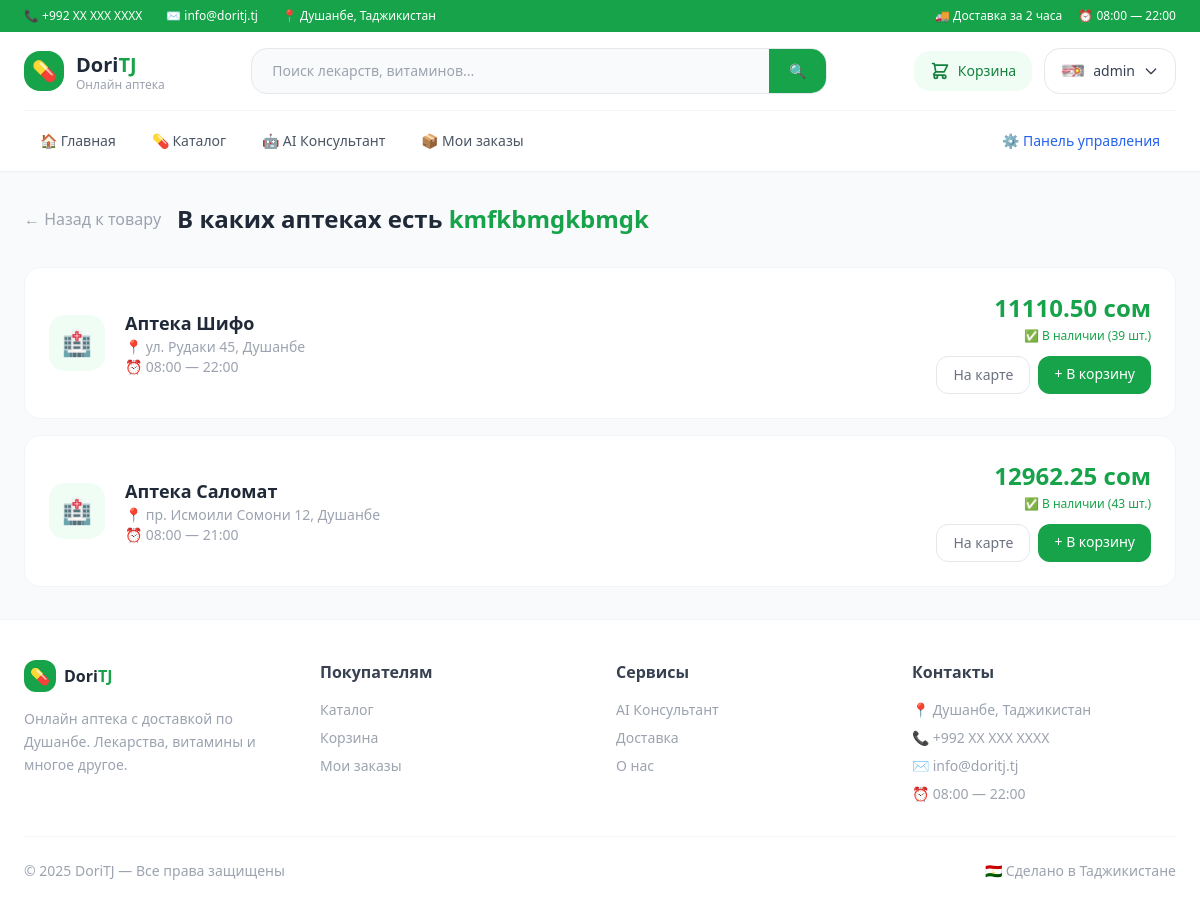
Screenshot of /pharmacies/product/5/ (signed in) with the database file from the repository.
### accounts/models.py (models this page shows, shortened)
class User(AbstractUser):
    phone = models.CharField(max_length=20, blank=True)
    address = models.TextField(blank=True)
    birth_date = models.DateField(null=True, blank=True)
    avatar = models.ImageField(upload_to='avatars/', blank=True)
    age = models.PositiveIntegerField(null=True, blank=True)
    is_courier = models.BooleanField(default=False)
    is_manager = models.BooleanField(default=False)

### products/models.py (models this page shows, shortened)
class Product(models.Model):
    category = models.ForeignKey(Category, on_delete=models.CASCADE)
    manufacturer = models.ForeignKey(Manufacturer, on_delete=models.SET_NULL, null=True)
    name = models.CharField(max_length=200)
    description = models.TextField(blank=True)
    price = models.DecimalField(max_digits=10, decimal_places=2)
    stock = models.PositiveIntegerField(default=0)
    image = models.ImageField(upload_to='products/', blank=True, null=True)
    is_prescription = models.BooleanField(default=False)
    active_substance = models.CharField(max_length=200, blank=True)
    created_at = models.DateTimeField(auto_now_add=True)
    is_deleted = models.BooleanField(default=False)

### pharmacies/models.py (models this page shows, shortened)
class PharmacyProduct(models.Model):
    pharmacy = models.ForeignKey(Pharmacy, on_delete=models.CASCADE)
    product = models.ForeignKey(Product, on_delete=models.CASCADE)
    price = models.DecimalField(max_digits=10, decimal_places=2)
    stock = models.PositiveIntegerField(default=0)

class Pharmacy(models.Model):
    name = models.CharField(max_length=200)
    address = models.TextField()
    phone = models.CharField(max_length=20)
    latitude = models.FloatField()
    longitude = models.FloatField()
    working_hours = models.CharField(max_length=100)
    is_active = models.BooleanField(default=True)
    manager = models.ForeignKey(
        settings.AUTH_USER_MODEL,
        on_delete=models.SET_NULL,
        null=True,
        blank=True,
        related_name='managed_pharmacies'
    )

### pharmacies/views.py (the view)
# urls.py: path('product/<int:pk>/', views.ProductPharmaciesView.as_view(), name='product_pharmacies'),
class ProductPharmaciesView(generic.DetailView):
    model = Product
    template_name = 'product_pharmacies.html'
    context_object_name = 'product'
    def get_context_data(self, **kwargs):
        context = super().get_context_data(**kwargs)
        context['pharmacies'] = PharmacyProduct.objects.filter(
            product=self.object,
            pharmacy__is_active=True
        ).select_related('pharmacy').order_by('price')
        return context

### accounts/backend.py (called while the page is built)
    def get_user(self, user_id):
        try:
            return User.objects.get(pk=user_id)
        except User.DoesNotExist:
            return None

### templates/product_pharmacies.html (shortened to what this page needs)
{% extends 'base.html' %}
{% block content %}
<div class="flex items-center gap-4 mb-8">
    <a href="{% url 'product_detail' product.pk %}"
       class="text-gray-400 hover:text-gray-600 transition">← Назад к товару</a>
    <h1 class="text-2xl font-bold text-gray-800">
        В каких аптеках есть <span class="text-green-600">{{ product.name }}</span>
    </h1>
</div>
{% if pharmacies %}
<div class="space-y-4">
    {% for item in pharmacies %}
    <div class="bg-white rounded-2xl border border-gray-100 p-6 hover:shadow-md transition flex items-center justify-between">
        <div class="flex items-center gap-5">
            <div class="w-14 h-14 bg-green-50 rounded-2xl flex items-center justify-center text-2xl">
                🏥
            </div>
            <div>
                <h3 class="font-bold text-gray-800 text-lg">{{ item.pharmacy.name }}</h3>
                <p class="text-gray-400 text-sm">📍 {{ item.pharmacy.address }}</p>
                <p class="text-gray-400 text-sm">⏰ {{ item.pharmacy.working_hours }}</p>
            </div>
        </div>
        <div class="text-right">
            <p class="text-2xl font-extrabold text-green-600 mb-1">{{ item.price }} сом</p>
            <p class="text-xs {% if item.stock > 0 %}text-green-600{% else %}text-red-500{% endif %} mb-3">
                {% if item.stock > 0 %}✅ В наличии ({{ item.stock }} шт.){% else %}❌ Нет в наличии{% endif %}
            </p>
            <div class="flex gap-2">
                <a href="{% url 'pharmacy_detail' item.pharmacy.pk %}"
                   class="text-sm border border-gray-200 text-gray-500 px-4 py-2 rounded-xl hover:border-green-400 hover:text-green-600 transition">
                    На карте
                </a>
                {% if user.is_authenticated and item.stock > 0 %}
                <a href="{% url 'add_to_cart' product.pk %}"
                   class="text-sm bg-green-600 text-white px-4 py-2 rounded-xl hover:bg-green-700 transition">
                    + В корзину
                </a>
                {% endif %}
            </div>
        </div>
    </div>
    {% endfor %}
</div>
{% endif %}
{% endblock %}

### templates/base.html (shortened to what this page needs)
<!DOCTYPE html>
<html lang="ru">
<head>
    <script src="https://cdn.tailwindcss.com"></script>
</head>
<body class="bg-gray-50 text-gray-800 min-h-screen flex flex-col">
<div class="bg-green-600 text-white text-xs py-2 px-6">
    <div class="max-w-7xl mx-auto flex items-center justify-between">
        <div class="flex items-center gap-6">
            <span>📞 +992 XX XXX XXXX</span>
            <span>✉️ info@doritj.tj</span>
            <span>📍 Душанбе, Таджикистан</span>
        </div>
        <div class="flex items-center gap-4">
            <span>🚚 Доставка за 2 часа</span>
            <span>⏰ 08:00 — 22:00</span>
        </div>
    </div>
</div>
<header class="bg-white shadow-sm sticky top-0 z-50">
    <div class="max-w-7xl mx-auto px-6">
        <div class="flex items-center justify-between py-4 border-b border-gray-100">
            <a href="{% url 'home' %}" class="flex items-center gap-3">
                <div class="w-10 h-10 bg-green-600 rounded-2xl flex items-center justify-center text-white text-xl">
                    💊
                </div>
                <div>
                    <span class="text-xl font-extrabold text-gray-800">Dori</span><span class="text-xl font-extrabold text-green-600">TJ</span>
                    <p class="text-xs text-gray-400 leading-none">Онлайн аптека</p>
                </div>
            </a>
            <form method="GET" action="{% url 'catalog' %}"
                  class="hidden md:flex flex-1 max-w-xl mx-8">
                <div class="flex w-full bg-gray-50 border border-gray-200 rounded-2xl overflow-hidden focus-within:border-green-400 focus-within:bg-white transition">
                    <input type="text" name="search"
                           placeholder="Поиск лекарств, витаминов..."
                           class="flex-1 bg-transparent px-5 py-3 text-sm focus:outline-none">
                    <button type="submit"
                            class="bg-green-600 text-white px-5 py-3 hover:bg-green-700 transition text-sm font-medium">
                        🔍
                    </button>
                </div>
            </form>
            <div class="flex items-center gap-3">
                {% if user.is_authenticated %}
                <a href="{% url 'cart' %}"
                   class="relative flex items-center gap-2 bg-green-50 text-green-700 px-4 py-2.5 rounded-2xl hover:bg-green-100 transition">
                    <svg class="w-5 h-5" fill="none" stroke="currentColor" viewBox="0 0 24 24">
                        <path stroke-linecap="round" stroke-linejoin="round" stroke-width="2"
                            d="M3 3h2l.4 2M7 13h10l4-8H5.4M7 13L5.4 5M7 13l-2.293 2.293c-.63.63-.184 1.707.707 1.707H17m0 0a2 2 0 100 4 2 2 0 000-4zm-8 2a2 2 0 11-4 0 2 2 0 014 0z"/>
                    </svg>
                    <span class="text-sm font-medium">Корзина</span>
                </a>
                <div class="relative group">
                    <button class="flex items-center gap-2 border border-gray-200 px-4 py-2.5 rounded-2xl text-sm font-medium text-gray-700 hover:border-green-400 hover:text-green-600 transition">
                        {% if user.avatar %}
                            <img src="{{ user.avatar.url }}" class="w-6 h-6 rounded-full object-cover">
                        {% else %}
                            <div class="w-6 h-6 rounded-full bg-green-100 flex items-center justify-center text-green-600 text-xs font-bold">
                                {{ user.username|first|upper }}
                            </div>
                        {% endif %}
                        {{ user.username }}
                        <svg class="w-4 h-4" fill="none" stroke="currentColor" viewBox="0 0 24 24">
                            <path stroke-linecap="round" stroke-linejoin="round" stroke-width="2" d="M19 9l-7 7-7-7"/>
                        </svg>
                    </button>
                </div>
                {% endif %}
            </div>
        </div>
        {% if user.is_authenticated %}
        <nav class="flex items-center gap-1 py-3">
            <a href="{% url 'home' %}"
               class="px-4 py-2 rounded-xl text-sm font-medium text-gray-600 hover:bg-green-50 hover:text-green-600 transition">
                🏠 Главная
            </a>
            {% if user.is_courier %}
                <a href="{% url 'courier_dashboard' %}"
                   class="px-4 py-2 rounded-xl text-sm font-medium bg-green-600 text-white hover:bg-green-700 transition">
                    🛵 Панель курьера
                </a>
            {% else %}
                <a href="{% url 'catalog' %}"
                   class="px-4 py-2 rounded-xl text-sm font-medium text-gray-600 hover:bg-green-50 hover:text-green-600 transition">
                    💊 Каталог
                </a>
                <a href="{% url 'consultant' %}"
                   class="px-4 py-2 rounded-xl text-sm font-medium text-gray-600 hover:bg-green-50 hover:text-green-600 transition">
                    🤖 AI Консультант
                </a>
                <a href="{% url 'my_orders' %}"
                   class="px-4 py-2 rounded-xl text-sm font-medium text-gray-600 hover:bg-green-50 hover:text-green-600 transition">
                    📦 Мои заказы
                </a>
                {% if user.is_staff %}
                <a href="{% url 'product_list' %}"
                   class="px-4 py-2 rounded-xl text-sm font-medium text-blue-600 hover:bg-blue-50 transition ml-auto">
                    ⚙️ Панель управления
                </a>
                {% endif %}
            {% endif %}
        </nav>
    {% endif %}
    </div>
</header>
<main class="max-w-7xl mx-auto px-6 py-8 flex-1 w-full">
    {% block content %}{% endblock %}
</main>
<footer class="bg-white border-t border-gray-100 mt-auto">
    <div class="max-w-7xl mx-auto px-6 py-10">
        <div class="grid grid-cols-1 md:grid-cols-4 gap-8 mb-8">
            <div>
                <div class="flex items-center gap-2 mb-4">
                    <div class="w-8 h-8 bg-green-600 rounded-xl flex items-center justify-center text-white">💊</div>
                    <span class="font-extrabold text-gray-800">Dori<span class="text-green-600">TJ</span></span>
                </div>
                <p class="text-gray-400 text-sm leading-relaxed">Онлайн аптека с доставкой по Душанбе. Лекарства, витамины и многое другое.</p>
            </div>
            <div>
                <h4 class="font-bold text-gray-700 mb-4">Покупателям</h4>
                <ul class="space-y-2 text-sm text-gray-400">
                    <li><a href="{% url 'catalog' %}" class="hover:text-green-600 transition">Каталог</a></li>
                    <li><a href="{% url 'cart' %}" class="hover:text-green-600 transition">Корзина</a></li>
                    <li><a href="{% url 'my_orders' %}" class="hover:text-green-600 transition">Мои заказы</a></li>
                </ul>
            </div>
            <div>
                <h4 class="font-bold text-gray-700 mb-4">Сервисы</h4>
                <ul class="space-y-2 text-sm text-gray-400">
                    <li><a href="{% url 'consultant' %}" class="hover:text-green-600 transition">AI Консультант</a></li>
                    <li><a href="#" class="hover:text-green-600 transition">Доставка</a></li>
                    <li><a href="#" class="hover:text-green-600 transition">О нас</a></li>
                </ul>
            </div>
            <div>
                <h4 class="font-bold text-gray-700 mb-4">Контакты</h4>
                <ul class="space-y-2 text-sm text-gray-400">
                    <li>📍 Душанбе, Таджикистан</li>
                    <li>📞 +992 XX XXX XXXX</li>
                    <li>✉️ info@doritj.tj</li>
                    <li>⏰ 08:00 — 22:00</li>
                </ul>
            </div>
        </div>
        <div class="border-t border-gray-100 pt-6 flex items-center justify-between text-sm text-gray-400">
            <span>© 2025 DoriTJ — Все права защищены</span>
            <span>🇹🇯 Сделано в Таджикистане</span>
        </div>
    </div>
</footer>
</body>
</html>

### rows the page displays
User: avatar (picture), username "admin"
Product: name "kmfkbmgkbmgk"
PharmacyProduct: pharmacy.name "Аптека Шифо", pharmacy.address "ул. Рудаки 45, Душанбе", pharmacy.working_hours "08:00 — 22:00", price "11110.50", stock "39", shows "+ В корзину"
PharmacyProduct: pharmacy.name "Аптека Саломат", pharmacy.address "пр. Исмоили Сомони 12, Душанбе", pharmacy.working_hours "08:00 — 21:00", price "12962.25", stock "43", shows "+ В корзину"
